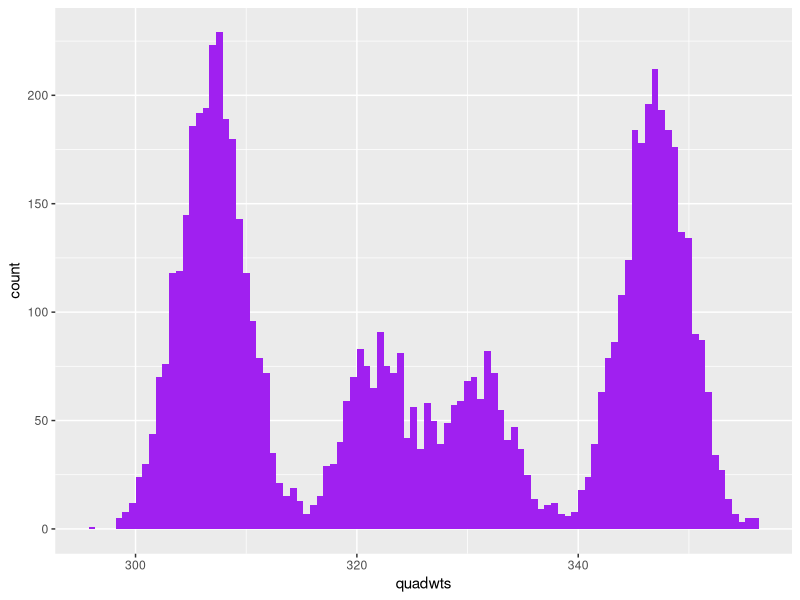

Reproduce this figure in R.
## ---- chunk 1
library(ggplot2)
library(tidyverse)
## ---- chunk 2
masses = c( A =  331, C =  307, G =  347, T =  322 )

probs  = c( A = 0.12, C = 0.38, G = 0.36, T = 0.14 )

n  = 7000 # 7000 nucleotides
sd = 3
nuclt   = sample( length(probs), n, replace = TRUE, prob = probs)

quadwts = rnorm( length(nuclt),
                mean = masses[nuclt],
                sd   = sd )

ggplot(tibble(quadwts = quadwts), aes(x = quadwts)) +
  geom_histogram(bins = 100, fill = "purple")
